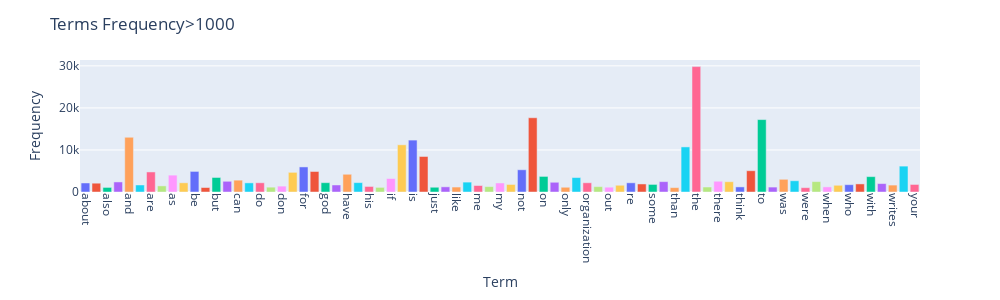

The code cell stored with this chart in its notebook:
### Code cell
# Use "filter" to filter out less frequent data 
import plotly.express as px
import pandas as pd

data = {
    'Term': count_vect.get_feature_names_out()[:],
    'Frequency': term_frequencies[:]
}
df = pd.DataFrame(data)

filtered_df = df[df['Frequency'] > 1000]
fig = px.bar(filtered_df, x='Term', y='Frequency', color='Term')

fig.update_xaxes(tickangle=90)
fig.update_layout(height=300, width=1000, title='Terms Frequency>1000', showlegend=False)

fig.show()

### Figure 1 — Plotly figure (JSON) as saved in the notebook; plotly's stock layout.template omitted (floating-point values rounded to 4 significant figures)
{"data": [{"alignmentgroup": "True", "hovertemplate": "Term=%{x}<br>Frequency=%{y}<extra></extra>", "legendgroup": "about", "marker": {"color": "#636efa", "pattern": {"shape": ""}}, "name": "about", "offsetgroup": "about", "orientation": "v", "showlegend": true, "textposition": "auto", "type": "bar", "x": ["about"], "xaxis": "x", "y": [2148], "yaxis": "y"}, {"alignmentgroup": "True", "hovertemplate": "Term=%{x}<br>Frequency=%{y}<extra></extra>", "legendgroup": "all", "marker": {"color": "#EF553B", "pattern": {"shape": ""}}, "name": "all", "offsetgroup": "all", "orientation": "v", "showlegend": true, "textposition": "auto", "type": "bar", "x": ["all"], "xaxis": "x", "y": [2093], "yaxis": "y"}, {"alignmentgroup": "True", "hovertemplate": "Term=%{x}<br>Frequency=%{y}<extra></extra>", "legendgroup": "also", "marker": {"color": "#00cc96", "pattern": {"shape": ""}}, "name": "also", "offsetgroup": "also", "orientation": "v", "showlegend": true, "textposition": "auto", "type": "bar", "x": ["also"], "xaxis": "x", "y": [1090], "yaxis": "y"}, {"alignmentgroup": "True", "hovertemplate": "Term=%{x}<br>Frequency=%{y}<extra></extra>", "legendgroup": "an", "marker": {"color": "#ab63fa", "pattern": {"shape": ""}}, "name": "an", "offsetgroup": "an", "orientation": "v", "showlegend": true, "textposition": "auto", "type": "bar", "x": ["an"], "xaxis": "x", "y": [2393], "yaxis": "y"}, {"alignmentgroup": "True", "hovertemplate": "Term=%{x}<br>Frequency=%{y}<extra></extra>", "legendgroup": "and", "marker": {"color": "#FFA15A", "pattern": {"shape": ""}}, "name": "and", "offsetgroup": "and", "orientation": "v", "showlegend": true, "textposition": "auto", "type": "bar", "x": ["and"], "xaxis": "x", "y": [13017], "yaxis": "y"}, {"alignmentgroup": "True", "hovertemplate": "Term=%{x}<br>Frequency=%{y}<extra></extra>", "legendgroup": "any", "marker": {"color": "#19d3f3", "pattern": {"shape": ""}}, "name": "any", "offsetgroup": "any", "orientation": "v", "showlegend": true, "textposition": "auto", "type": "bar", "x": ["any"], "xaxis": "x", "y": [1669], "yaxis": "y"}, {"alignmentgroup": "True", "hovertemplate": "Term=%{x}<br>Frequency=%{y}<extra></extra>", "legendgroup": "are", "marker": {"color": "#FF6692", "pattern": {"shape": ""}}, "name": "are", "offsetgroup": "are", "orientation": "v", "showlegend": true, "textposition": "auto", "type": "bar", "x": ["are"], "xaxis": "x", "y": [4769], "yaxis": "y"}, {"alignmentgroup": "True", "hovertemplate": "Term=%{x}<br>Frequency=%{y}<extra></extra>", "legendgroup": "article", "marker": {"color": "#B6E880", "pattern": {"shape": ""}}, "name": "article", "offsetgroup": "article", "orientation": "v", "showlegend": true, "textposition": "auto", "type": "bar", "x": ["article"], "xaxis": "x", "y": [1453], "yaxis": "y"}, {"alignmentgroup": "True", "hovertemplate": "Term=%{x}<br>Frequency=%{y}<extra></extra>", "legendgroup": "as", "marker": {"color": "#FF97FF", "pattern": {"shape": ""}}, "name": "as", "offsetgroup": "as", "orientation": "v", "showlegend": true, "textposition": "auto", "type": "bar", "x": ["as"], "xaxis": "x", "y": [4015], "yaxis": "y"}, {"alignmentgroup": "True", "hovertemplate": "Term=%{x}<br>Frequency=%{y}<extra></extra>", "legendgroup": "at", "marker": {"color": "#FECB52", "pattern": {"shape": ""}}, "name": "at", "offsetgroup": "at", "orientation": "v", "showlegend": true, "textposition": "auto", "type": "bar", "x": ["at"], "xaxis": "x", "y": [2191], "yaxis": "y"}, {"alignmentgroup": "True", "hovertemplate": "Term=%{x}<br>Frequency=%{y}<extra></extra>", "legendgroup": "be", "marker": {"color": "#636efa", "pattern": {"shape": ""}}, "name": "be", "offsetgroup": "be", "orientation": "v", "showlegend": true, "textposition": "auto", "type": "bar", "x": ["be"], "xaxis": "x", "y": [4898], "yaxis": "y"}, {"alignmentgroup": "True", "hovertemplate": "Term=%{x}<br>Frequency=%{y}<extra></extra>", "legendgroup": "been", "marker": {"color": "#EF553B", "pattern": {"shape": ""}}, "name": "been", "offsetgroup": "been", "orientation": "v", "showlegend": true, "textposition": "auto", "type": "bar", "x": ["been"], "xaxis": "x", "y": [1068], "yaxis": "y"}, {"alignmentgroup": "True", "hovertemplate": "Term=%{x}<br>Frequency=%{y}<extra></extra>", "legendgroup": "but", "marker": {"color": "#00cc96", "pattern": {"shape": ""}}, "name": "but", "offsetgroup": "but", "orientation": "v", "showlegend": true, "textposition": "auto", "type": "bar", "x": ["but"], "xaxis": "x", "y": [3453], "yaxis": "y"}, {"alignmentgroup": "True", "hovertemplate": "Term=%{x}<br>Frequency=%{y}<extra></extra>", "legendgroup": "by", "marker": {"color": "#ab63fa", "pattern": {"shape": ""}}, "name": "by", "offsetgroup": "by", "orientation": "v", "showlegend": true, "textposition": "auto", "type": "bar", "x": ["by"], "xaxis": "x", "y": [2548], "yaxis": "y"}, {"alignmentgroup": "True", "hovertemplate": "Term=%{x}<br>Frequency=%{y}<extra></extra>", "legendgroup": "can", "marker": {"color": "#FFA15A", "pattern": {"shape": ""}}, "name": "can", "offsetgroup": "can", "orientation": "v", "showlegend": true, "textposition": "auto", "type": "bar", "x": ["can"], "xaxis": "x", "y": [2818], "yaxis": "y"}, {"alignmentgroup": "True", "hovertemplate": "Term=%{x}<br>Frequency=%{y}<extra></extra>", "legendgroup": "com", "marker": {"color": "#19d3f3", "pattern": {"shape": ""}}, "name": "com", "offsetgroup": "com", "orientation": "v", "showlegend": true, "textposition": "auto", "type": "bar", "x": ["com"], "xaxis": "x", "y": [2172], "yaxis": "y"}, {"alignmentgroup": "True", "hovertemplate": "Term=%{x}<br>Frequency=%{y}<extra></extra>", "legendgroup": "do", "marker": {"color": "#FF6692", "pattern": {"shape": ""}}, "name": "do", "offsetgroup": "do", "orientation": "v", "showlegend": true, "textposition": "auto", "type": "bar", "x": ["do"], "xaxis": "x", "y": [2193], "yaxis": "y"}, {"alignmentgroup": "True", "hovertemplate": "Term=%{x}<br>Frequency=%{y}<extra></extra>", "legendgroup": "does", "marker": {"color": "#B6E880", "pattern": {"shape": ""}}, "name": "does", "offsetgroup": "does", "orientation": "v", "showlegend": true, "textposition": "auto", "type": "bar", "x": ["does"], "xaxis": "x", "y": [1151], "yaxis": "y"}, {"alignmentgroup": "True", "hovertemplate": "Term=%{x}<br>Frequency=%{y}<extra></extra>", "legendgroup": "don", "marker": {"color": "#FF97FF", "pattern": {"shape": ""}}, "name": "don", "offsetgroup": "don", "orientation": "v", "showlegend": true, "textposition": "auto", "type": "bar", "x": ["don"], "xaxis": "x", "y": [1400], "yaxis": "y"}, {"alignmentgroup": "True", "hovertemplate": "Term=%{x}<br>Frequency=%{y}<extra></extra>", "legendgroup": "edu", "marker": {"color": "#FECB52", "pattern": {"shape": ""}}, "name": "edu", "offsetgroup": "edu", "orientation": "v", "showlegend": true, "textposition": "auto", "type": "bar", "x": ["edu"], "xaxis": "x", "y": [4675], "yaxis": "y"}, {"alignmentgroup": "True", "hovertemplate": "Term=%{x}<br>Frequency=%{y}<extra></extra>", "legendgroup": "for", "marker": {"color": "#636efa", "pattern": {"shape": ""}}, "name": "for", "offsetgroup": "for", "orientation": "v", "showlegend": true, "textposition": "auto", "type": "bar", "x": ["for"], "xaxis": "x", "y": [5962], "yaxis": "y"}, {"alignmentgroup": "True", "hovertemplate": "Term=%{x}<br>Frequency=%{y}<extra></extra>", "legendgroup": "from", "marker": {"color": "#EF553B", "pattern": {"shape": ""}}, "name": "from", "offsetgroup": "from", "orientation": "v", "showlegend": true, "textposition": "auto", "type": "bar", "x": ["from"], "xaxis": "x", "y": [4877], "yaxis": "y"}, {"alignmentgroup": "True", "hovertemplate": "Term=%{x}<br>Frequency=%{y}<extra></extra>", "legendgroup": "god", "marker": {"color": "#00cc96", "pattern": {"shape": ""}}, "name": "god", "offsetgroup": "god", "orientation": "v", "showlegend": true, "textposition": "auto", "type": "bar", "x": ["god"], "xaxis": "x", "y": [2216], "yaxis": "y"}, {"alignmentgroup": "True", "hovertemplate": "Term=%{x}<br>Frequency=%{y}<extra></extra>", "legendgroup": "has", "marker": {"color": "#ab63fa", "pattern": {"shape": ""}}, "name": "has", "offsetgroup": "has", "orientation": "v", "showlegend": true, "textposition": "auto", "type": "bar", "x": ["has"], "xaxis": "x", "y": [1671], "yaxis": "y"}, {"alignmentgroup": "True", "hovertemplate": "Term=%{x}<br>Frequency=%{y}<extra></extra>", "legendgroup": "have", "marker": {"color": "#FFA15A", "pattern": {"shape": ""}}, "name": "have", "offsetgroup": "have", "orientation": "v", "showlegend": true, "textposition": "auto", "type": "bar", "x": ["have"], "xaxis": "x", "y": [4218], "yaxis": "y"}, {"alignmentgroup": "True", "hovertemplate": "Term=%{x}<br>Frequency=%{y}<extra></extra>", "legendgroup": "he", "marker": {"color": "#19d3f3", "pattern": {"shape": ""}}, "name": "he", "offsetgroup": "he", "orientation": "v", "showlegend": true, "textposition": "auto", "type": "bar", "x": ["he"], "xaxis": "x", "y": [2232], "yaxis": "y"}, {"alignmentgroup": "True", "hovertemplate": "Term=%{x}<br>Frequency=%{y}<extra></extra>", "legendgroup": "his", "marker": {"color": "#FF6692", "pattern": {"shape": ""}}, "name": "his", "offsetgroup": "his", "orientation": "v", "showlegend": true, "textposition": "auto", "type": "bar", "x": ["his"], "xaxis": "x", "y": [1318], "yaxis": "y"}, {"alignmentgroup": "True", "hovertemplate": "Term=%{x}<br>Frequency=%{y}<extra></extra>", "legendgroup": "how", "marker": {"color": "#B6E880", "pattern": {"shape": ""}}, "name": "how", "offsetgroup": "how", "orientation": "v", "showlegend": true, "textposition": "auto", "type": "bar", "x": ["how"], "xaxis": "x", "y": [1100], "yaxis": "y"}, {"alignmentgroup": "True", "hovertemplate": "Term=%{x}<br>Frequency=%{y}<extra></extra>", "legendgroup": "if", "marker": {"color": "#FF97FF", "pattern": {"shape": ""}}, "name": "if", "offsetgroup": "if", "orientation": "v", "showlegend": true, "textposition": "auto", "type": "bar", "x": ["if"], "xaxis": "x", "y": [3208], "yaxis": "y"}, {"alignmentgroup": "True", "hovertemplate": "Term=%{x}<br>Frequency=%{y}<extra></extra>", "legendgroup": "in", "marker": {"color": "#FECB52", "pattern": {"shape": ""}}, "name": "in", "offsetgroup": "in", "orientation": "v", "showlegend": true, "textposition": "auto", "type": "bar", "x": ["in"], "xaxis": "x", "y": [11226], "yaxis": "y"}, {"alignmentgroup": "True", "hovertemplate": "Term=%{x}<br>Frequency=%{y}<extra></extra>", "legendgroup": "is", "marker": {"color": "#636efa", "pattern": {"shape": ""}}, "name": "is", "offsetgroup": "is", "orientation": "v", "showlegend": true, "textposition": "auto", "type": "bar", "x": ["is"], "xaxis": "x", "y": [12343], "yaxis": "y"}, {"alignmentgroup": "True", "hovertemplate": "Term=%{x}<br>Frequency=%{y}<extra></extra>", "legendgroup": "it", "marker": {"color": "#EF553B", "pattern": {"shape": ""}}, "name": "it", "offsetgroup": "it", "orientation": "v", "showlegend": true, "textposition": "auto", "type": "bar", "x": ["it"], "xaxis": "x", "y": [8447], "yaxis": "y"}, {"alignmentgroup": "True", "hovertemplate": "Term=%{x}<br>Frequency=%{y}<extra></extra>", "legendgroup": "just", "marker": {"color": "#00cc96", "pattern": {"shape": ""}}, "name": "just", "offsetgroup": "just", "orientation": "v", "showlegend": true, "textposition": "auto", "type": "bar", "x": ["just"], "xaxis": "x", "y": [1130], "yaxis": "y"}, {"alignmentgroup": "True", "hovertemplate": "Term=%{x}<br>Frequency=%{y}<extra></extra>", "legendgroup": "know", "marker": {"color": "#ab63fa", "pattern": {"shape": ""}}, "name": "know", "offsetgroup": "know", "orientation": "v", "showlegend": true, "textposition": "auto", "type": "bar", "x": ["know"], "xaxis": "x", "y": [1230], "yaxis": "y"}, {"alignmentgroup": "True", "hovertemplate": "Term=%{x}<br>Frequency=%{y}<extra></extra>", "legendgroup": "like", "marker": {"color": "#FFA15A", "pattern": {"shape": ""}}, "name": "like", "offsetgroup": "like", "orientation": "v", "showlegend": true, "textposition": "auto", "type": "bar", "x": ["like"], "xaxis": "x", "y": [1177], "yaxis": "y"}, {"alignmentgroup": "True", "hovertemplate": "Term=%{x}<br>Frequency=%{y}<extra></extra>", "legendgroup": "lines", "marker": {"color": "#19d3f3", "pattern": {"shape": ""}}, "name": "lines", "offsetgroup": "lines", "orientation": "v", "showlegend": true, "textposition": "auto", "type": "bar", "x": ["lines"], "xaxis": "x", "y": [2353], "yaxis": "y"}, {"alignmentgroup": "True", "hovertemplate": "Term=%{x}<br>Frequency=%{y}<extra></extra>", "legendgroup": "me", "marker": {"color": "#FF6692", "pattern": {"shape": ""}}, "name": "me", "offsetgroup": "me", "orientation": "v", "showlegend": true, "textposition": "auto", "type": "bar", "x": ["me"], "xaxis": "x", "y": [1543], "yaxis": "y"}, {"alignmentgroup": "True", "hovertemplate": "Term=%{x}<br>Frequency=%{y}<extra></extra>", "legendgroup": "more", "marker": {"color": "#B6E880", "pattern": {"shape": ""}}, "name": "more", "offsetgroup": "more", "orientation": "v", "showlegend": true, "textposition": "auto", "type": "bar", "x": ["more"], "xaxis": "x", "y": [1286], "yaxis": "y"}, {"alignmentgroup": "True", "hovertemplate": "Term=%{x}<br>Frequency=%{y}<extra></extra>", "legendgroup": "my", "marker": {"color": "#FF97FF", "pattern": {"shape": ""}}, "name": "my", "offsetgroup": "my", "orientation": "v", "showlegend": true, "textposition": "auto", "type": "bar", "x": ["my"], "xaxis": "x", "y": [2143], "yaxis": "y"}, {"alignmentgroup": "True", "hovertemplate": "Term=%{x}<br>Frequency=%{y}<extra></extra>", "legendgroup": "no", "marker": {"color": "#FECB52", "pattern": {"shape": ""}}, "name": "no", "offsetgroup": "no", "orientation": "v", "showlegend": true, "textposition": "auto", "type": "bar", "x": ["no"], "xaxis": "x", "y": [1791], "yaxis": "y"}, {"alignmentgroup": "True", "hovertemplate": "Term=%{x}<br>Frequency=%{y}<extra></extra>", "legendgroup": "not", "marker": {"color": "#636efa", "pattern": {"shape": ""}}, "name": "not", "offsetgroup": "not", "orientation": "v", "showlegend": true, "textposition": "auto", "type": "bar", "x": ["not"], "xaxis": "x", "y": [5285], "yaxis": "y"}, {"alignmentgroup": "True", "hovertemplate": "Term=%{x}<br>Frequency=%{y}<extra></extra>", "legendgroup": "of", "marker": {"color": "#EF553B", "pattern": {"shape": ""}}, "name": "of", "offsetgroup": "of", "orientation": "v", "showlegend": true, "textposition": "auto", "type": "bar", "x": ["of"], "xaxis": "x", "y": [17660], "yaxis": "y"}, {"alignmentgroup": "True", "hovertemplate": "Term=%{x}<br>Frequency=%{y}<extra></extra>", "legendgroup": "on", "marker": {"color": "#00cc96", "pattern": {"shape": ""}}, "name": "on", "offsetgroup": "on", "orientation": "v", "showlegend": true, "textposition": "auto", "type": "bar", "x": ["on"], "xaxis": "x", "y": [3709], "yaxis": "y"}, {"alignmentgroup": "True", "hovertemplate": "Term=%{x}<br>Frequency=%{y}<extra></extra>", "legendgroup": "one", "marker": {"color": "#ab63fa", "pattern": {"shape": ""}}, "name": "one", "offsetgroup": "one", "orientation": "v", "showlegend": true, "textposition": "auto", "type": "bar", "x": ["one"], "xaxis": "x", "y": [2312], "yaxis": "y"}, {"alignmentgroup": "True", "hovertemplate": "Term=%{x}<br>Frequency=%{y}<extra></extra>", "legendgroup": "only", "marker": {"color": "#FFA15A", "pattern": {"shape": ""}}, "name": "only", "offsetgroup": "only", "orientation": "v", "showlegend": true, "textposition": "auto", "type": "bar", "x": ["only"], "xaxis": "x", "y": [1127], "yaxis": "y"}, {"alignmentgroup": "True", "hovertemplate": "Term=%{x}<br>Frequency=%{y}<extra></extra>", "legendgroup": "or", "marker": {"color": "#19d3f3", "pattern": {"shape": ""}}, "name": "or", "offsetgroup": "or", "orientation": "v", "showlegend": true, "textposition": "auto", "type": "bar", "x": ["or"], "xaxis": "x", "y": [3432], "yaxis": "y"}, {"alignmentgroup": "True", "hovertemplate": "Term=%{x}<br>Frequency=%{y}<extra></extra>", "legendgroup": "organization", "marker": {"color": "#FF6692", "pattern": {"shape": ""}}, "name": "organization", "offsetgroup": "organization", "orientation": "v", "showlegend": true, "textposition": "auto", "type": "bar", "x": ["organization"], "xaxis": "x", "y": [2192], "yaxis": "y"}, {"alignmentgroup": "True", "hovertemplate": "Term=%{x}<br>Frequency=%{y}<extra></extra>", "legendgroup": "other", "marker": {"color": "#B6E880", "pattern": {"shape": ""}}, "name": "other", "offsetgroup": "other", "orientation": "v", "showlegend": true, "textposition": "auto", "type": "bar", "x": ["other"], "xaxis": "x", "y": [1278], "yaxis": "y"}, {"alignmentgroup": "True", "hovertemplate": "Term=%{x}<br>Frequency=%{y}<extra></extra>", "legendgroup": "out", "marker": {"color": "#FF97FF", "pattern": {"shape": ""}}, "name": "out", "offsetgroup": "out", "orientation": "v", "showlegend": true, "textposition": "auto", "type": "bar", "x": ["out"], "xaxis": "x", "y": [1142], "yaxis": "y"}, {"alignmentgroup": "True", "hovertemplate": "Term=%{x}<br>Frequency=%{y}<extra></extra>", "legendgroup": "people", "marker": {"color": "#FECB52", "pattern": {"shape": ""}}, "name": "people", "offsetgroup": "people", "orientation": "v", "showlegend": true, "textposition": "auto", "type": "bar", "x": ["people"], "xaxis": "x", "y": [1604], "yaxis": "y"}, {"alignmentgroup": "True", "hovertemplate": "Term=%{x}<br>Frequency=%{y}<extra></extra>", "legendgroup": "re", "marker": {"color": "#636efa", "pattern": {"shape": ""}}, "name": "re", "offsetgroup": "re", "orientation": "v", "showlegend": true, "textposition": "auto", "type": "bar", "x": ["re"], "xaxis": "x", "y": [2186], "yaxis": "y"}, {"alignmentgroup": "True", "hovertemplate": "Term=%{x}<br>Frequency=%{y}<extra></extra>", "legendgroup": "so", "marker": {"color": "#EF553B", "pattern": {"shape": ""}}, "name": "so", "offsetgroup": "so", "orientation": "v", "showlegend": true, "textposition": "auto", "type": "bar", "x": ["so"], "xaxis": "x", "y": [1912], "yaxis": "y"}, {"alignmentgroup": "True", "hovertemplate": "Term=%{x}<br>Frequency=%{y}<extra></extra>", "legendgroup": "some", "marker": {"color": "#00cc96", "pattern": {"shape": ""}}, "name": "some", "offsetgroup": "some", "orientation": "v", "showlegend": true, "textposition": "auto", "type": "bar", "x": ["some"], "xaxis": "x", "y": [1802], "yaxis": "y"}, {"alignmentgroup": "True", "hovertemplate": "Term=%{x}<br>Frequency=%{y}<extra></extra>", "legendgroup": "subject", "marker": {"color": "#ab63fa", "pattern": {"shape": ""}}, "name": "subject", "offsetgroup": "subject", "orientation": "v", "showlegend": true, "textposition": "auto", "type": "bar", "x": ["subject"], "xaxis": "x", "y": [2464], "yaxis": "y"}, {"alignmentgroup": "True", "hovertemplate": "Term=%{x}<br>Frequency=%{y}<extra></extra>", "legendgroup": "than", "marker": {"color": "#FFA15A", "pattern": {"shape": ""}}, "name": "than", "offsetgroup": "than", "orientation": "v", "showlegend": true, "textposition": "auto", "type": "bar", "x": ["than"], "xaxis": "x", "y": [1045], "yaxis": "y"}, {"alignmentgroup": "True", "hovertemplate": "Term=%{x}<br>Frequency=%{y}<extra></extra>", "legendgroup": "that", "marker": {"color": "#19d3f3", "pattern": {"shape": ""}}, "name": "that", "offsetgroup": "that", "orientation": "v", "showlegend": true, "textposition": "auto", "type": "bar", "x": ["that"], "xaxis": "x", "y": [10723], "yaxis": "y"}, {"alignmentgroup": "True", "hovertemplate": "Term=%{x}<br>Frequency=%{y}<extra></extra>", "legendgroup": "the", "marker": {"color": "#FF6692", "pattern": {"shape": ""}}, "name": "the", "offsetgroup": "the", "orientation": "v", "showlegend": true, "textposition": "auto", "type": "bar", "x": ["the"], "xaxis": "x", "y": [29825], "yaxis": "y"}, {"alignmentgroup": "True", "hovertemplate": "Term=%{x}<br>Frequency=%{y}<extra></extra>", "legendgroup": "their", "marker": {"color": "#B6E880", "pattern": {"shape": ""}}, "name": "their", "offsetgroup": "their", "orientation": "v", "showlegend": true, "textposition": "auto", "type": "bar", "x": ["their"], "xaxis": "x", "y": [1184], "yaxis": "y"}, {"alignmentgroup": "True", "hovertemplate": "Term=%{x}<br>Frequency=%{y}<extra></extra>", "legendgroup": "there", "marker": {"color": "#FF97FF", "pattern": {"shape": ""}}, "name": "there", "offsetgroup": "there", "orientation": "v", "showlegend": true, "textposition": "auto", "type": "bar", "x": ["there"], "xaxis": "x", "y": [2556], "yaxis": "y"}, {"alignmentgroup": "True", "hovertemplate": "Term=%{x}<br>Frequency=%{y}<extra></extra>", "legendgroup": "they", "marker": {"color": "#FECB52", "pattern": {"shape": ""}}, "name": "they", "offsetgroup": "they", "orientation": "v", "showlegend": true, "textposition": "auto", "type": "bar", "x": ["they"], "xaxis": "x", "y": [2448], "yaxis": "y"}, {"alignmentgroup": "True", "hovertemplate": "Term=%{x}<br>Frequency=%{y}<extra></extra>", "legendgroup": "think", "marker": {"color": "#636efa", "pattern": {"shape": ""}}, "name": "think", "offsetgroup": "think", "orientation": "v", "showlegend": true, "textposition": "auto", "type": "bar", "x": ["think"], "xaxis": "x", "y": [1213], "yaxis": "y"}, {"alignmentgroup": "True", "hovertemplate": "Term=%{x}<br>Frequency=%{y}<extra></extra>", "legendgroup": "this", "marker": {"color": "#EF553B", "pattern": {"shape": ""}}, "name": "this", "offsetgroup": "this", "orientation": "v", "showlegend": true, "textposition": "auto", "type": "bar", "x": ["this"], "xaxis": "x", "y": [5063], "yaxis": "y"}, {"alignmentgroup": "True", "hovertemplate": "Term=%{x}<br>Frequency=%{y}<extra></extra>", "legendgroup": "to", "marker": {"color": "#00cc96", "pattern": {"shape": ""}}, "name": "to", "offsetgroup": "to", "orientation": "v", "showlegend": true, "textposition": "auto", "type": "bar", "x": ["to"], "xaxis": "x", "y": [17222], "yaxis": "y"}, {"alignmentgroup": "True", "hovertemplate": "Term=%{x}<br>Frequency=%{y}<extra></extra>", "legendgroup": "university", "marker": {"color": "#ab63fa", "pattern": {"shape": ""}}, "name": "university", "offsetgroup": "university", "orientation": "v", "showlegend": true, "textposition": "auto", "type": "bar", "x": ["university"], "xaxis": "x", "y": [1170], "yaxis": "y"}, {"alignmentgroup": "True", "hovertemplate": "Term=%{x}<br>Frequency=%{y}<extra></extra>", "legendgroup": "was", "marker": {"color": "#FFA15A", "pattern": {"shape": ""}}, "name": "was", "offsetgroup": "was", "orientation": "v", "showlegend": true, "textposition": "auto", "type": "bar", "x": ["was"], "xaxis": "x", "y": [3020], "yaxis": "y"}, {"alignmentgroup": "True", "hovertemplate": "Term=%{x}<br>Frequency=%{y}<extra></extra>", "legendgroup": "we", "marker": {"color": "#19d3f3", "pattern": {"shape": ""}}, "name": "we", "offsetgroup": "we", "orientation": "v", "showlegend": true, "textposition": "auto", "type": "bar", "x": ["we"], "xaxis": "x", "y": [2674], "yaxis": "y"}, {"alignmentgroup": "True", "hovertemplate": "Term=%{x}<br>Frequency=%{y}<extra></extra>", "legendgroup": "were", "marker": {"color": "#FF6692", "pattern": {"shape": ""}}, "name": "were", "offsetgroup": "were", "orientation": "v", "showlegend": true, "textposition": "auto", "type": "bar", "x": ["were"], "xaxis": "x", "y": [1028], "yaxis": "y"}, {"alignmentgroup": "True", "hovertemplate": "Term=%{x}<br>Frequency=%{y}<extra></extra>", "legendgroup": "what", "marker": {"color": "#B6E880", "pattern": {"shape": ""}}, "name": "what", "offsetgroup": "what", "orientation": "v", "showlegend": true, "textposition": "auto", "type": "bar", "x": ["what"], "xaxis": "x", "y": [2472], "yaxis": "y"}, {"alignmentgroup": "True", "hovertemplate": "Term=%{x}<br>Frequency=%{y}<extra></extra>", "legendgroup": "when", "marker": {"color": "#FF97FF", "pattern": {"shape": ""}}, "name": "when", "offsetgroup": "when", "orientation": "v", "showlegend": true, "textposition": "auto", "type": "bar", "x": ["when"], "xaxis": "x", "y": [1215], "yaxis": "y"}, {"alignmentgroup": "True", "hovertemplate": "Term=%{x}<br>Frequency=%{y}<extra></extra>", "legendgroup": "which", "marker": {"color": "#FECB52", "pattern": {"shape": ""}}, "name": "which", "offsetgroup": "which", "orientation": "v", "showlegend": true, "textposition": "auto", "type": "bar", "x": ["which"], "xaxis": "x", "y": [1599], "yaxis": "y"}, {"alignmentgroup": "True", "hovertemplate": "Term=%{x}<br>Frequency=%{y}<extra></extra>", "legendgroup": "who", "marker": {"color": "#636efa", "pattern": {"shape": ""}}, "name": "who", "offsetgroup": "who", "orientation": "v", "showlegend": true, "textposition": "auto", "type": "bar", "x": ["who"], "xaxis": "x", "y": [1742], "yaxis": "y"}, {"alignmentgroup": "True", "hovertemplate": "Term=%{x}<br>Frequency=%{y}<extra></extra>", "legendgroup": "will", "marker": {"color": "#EF553B", "pattern": {"shape": ""}}, "name": "will", "offsetgroup": "will", "orientation": "v", "showlegend": true, "textposition": "auto", "type": "bar", "x": ["will"], "xaxis": "x", "y": [1925], "yaxis": "y"}, {"alignmentgroup": "True", "hovertemplate": "Term=%{x}<br>Frequency=%{y}<extra></extra>", "legendgroup": "with", "marker": {"color": "#00cc96", "pattern": {"shape": ""}}, "name": "with", "offsetgroup": "with", "orientation": "v", "showlegend": true, "textposition": "auto", "type": "bar", "x": ["with"], "xaxis": "x", "y": [3655], "yaxis": "y"}, {"alignmentgroup": "True", "hovertemplate": "Term=%{x}<br>Frequency=%{y}<extra></extra>", "legendgroup": "would", "marker": {"color": "#ab63fa", "pattern": {"shape": ""}}, "name": "would", "offsetgroup": "would", "orientation": "v", "showlegend": true, "textposition": "auto", "type": "bar", "x": ["would"], "xaxis": "x", "y": [2000], "yaxis": "y"}, {"alignmentgroup": "True", "hovertemplate": "Term=%{x}<br>Frequency=%{y}<extra></extra>", "legendgroup": "writes", "marker": {"color": "#FFA15A", "pattern": {"shape": ""}}, "name": "writes", "offsetgroup": "writes", "orientation": "v", "showlegend": true, "textposition": "auto", "type": "bar", "x": ["writes"], "xaxis": "x", "y": [1645], "yaxis": "y"}, {"alignmentgroup": "True", "hovertemplate": "Term=%{x}<br>Frequency=%{y}<extra></extra>", "legendgroup": "you", "marker": {"color": "#19d3f3", "pattern": {"shape": ""}}, "name": "you", "offsetgroup": "you", "orientation": "v", "showlegend": true, "textposition": "auto", "type": "bar", "x": ["you"], "xaxis": "x", "y": [6157], "yaxis": "y"}, {"alignmentgroup": "True", "hovertemplate": "Term=%{x}<br>Frequency=%{y}<extra></extra>", "legendgroup": "your", "marker": {"color": "#FF6692", "pattern": {"shape": ""}}, "name": "your", "offsetgroup": "your", "orientation": "v", "showlegend": true, "textposition": "auto", "type": "bar", "x": ["your"], "xaxis": "x", "y": [1793], "yaxis": "y"}], "layout": {"barmode": "relative", "height": 300, "legend": {"title": {"text": "Term"}, "tracegroupgap": 0}, "margin": {"t": 60}, "showlegend": false, "title": {"text": "Terms Frequency>1000"}, "width": 1000, "xaxis": {"anchor": "y", "categoryarray": ["about", "all", "also", "an", "and", "any", "are", "article", "as", "at", "be", "been", "but", "by", "can", "com", "do", "does", "don", "edu", "for", "from", "god", "has", "have", "he", "his", "how", "if", "in", "is", "it", "just", "know", "like", "lines", "me", "more", "my", "no", "not", "of", "on", "one", "only", "or", "organization", "other", "out", "people", "re", "so", "some", "subject", "than", "that", "the", "their", "there", "they", "think", "this", "to", "university", "was", "we", "were", "what", "when", "which", "who", "will", "with", "would", "writes", "you", "your"], "categoryorder": "array", "domain": [0, 1], "tickangle": 90, "title": {"text": "Term"}}, "yaxis": {"anchor": "x", "domain": [0, 1], "title": {"text": "Frequency"}}}}
